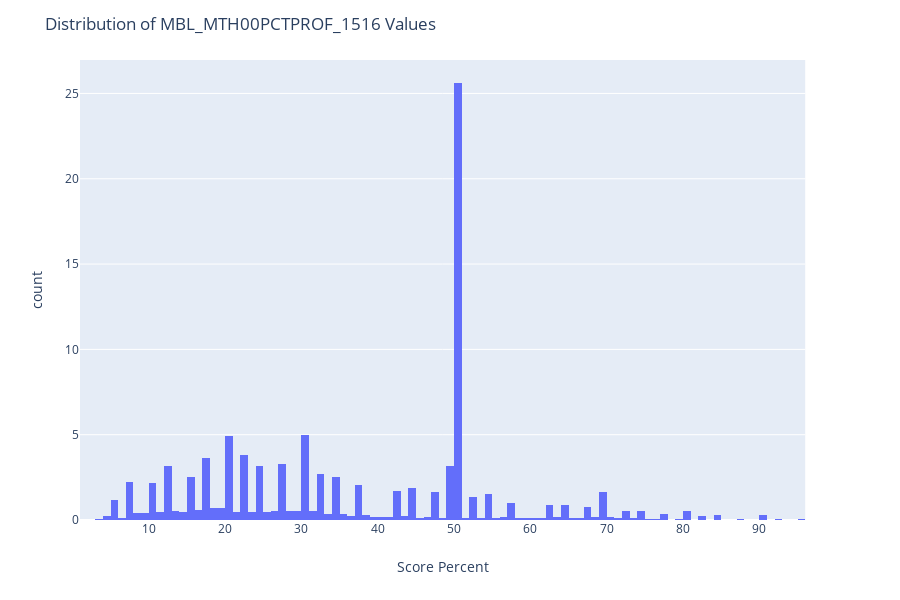

This figure's notebook cell:
### Code cell
v = pd.DataFrame({'Values' : imp.fit_transform(mscores['MBL_MTH00PCTPROF_1516'].apply(process_data).values.reshape(1, -1))[0]})
fig = px.histogram(v, x = 'Values', histnorm='percent',
            labels=dict(TFEDREV='Revenue', TOTALEXP='Expenditure', STNAME='State'))

fig.layout.title.text = 'Distribution of MBL_MTH00PCTPROF_1516 Values'
fig.layout.xaxis.title = 'Score Percent'

fig.show()

### Figure 1 — Plotly figure (JSON) as saved in the notebook; plotly's stock layout.template omitted (floating-point values rounded to 4 significant figures; data arrays with more than 128 entries replaced by an {"elided": "..."} marker saying what was removed)
{"data": [{"alignmentgroup": "True", "bingroup": "x", "histnorm": "percent", "hoverlabel": {"namelength": 0}, "hovertemplate": "Values=%{x}<br>count=%{y}", "legendgroup": "", "marker": {"color": "#636efa"}, "name": "", "offsetgroup": "", "orientation": "v", "showlegend": false, "type": "histogram", "x": {"elided": "8988 float values"}, "xaxis": "x", "yaxis": "y"}], "layout": {"barmode": "relative", "height": 600, "legend": {"tracegroupgap": 0}, "margin": {"t": 60}, "title": {"text": "Distribution of MBL_MTH00PCTPROF_1516 Values"}, "xaxis": {"anchor": "y", "domain": [0, 0.98], "title": {"text": "Score Percent"}}, "yaxis": {"anchor": "x", "domain": [0, 1], "title": {"text": "count"}}}}
